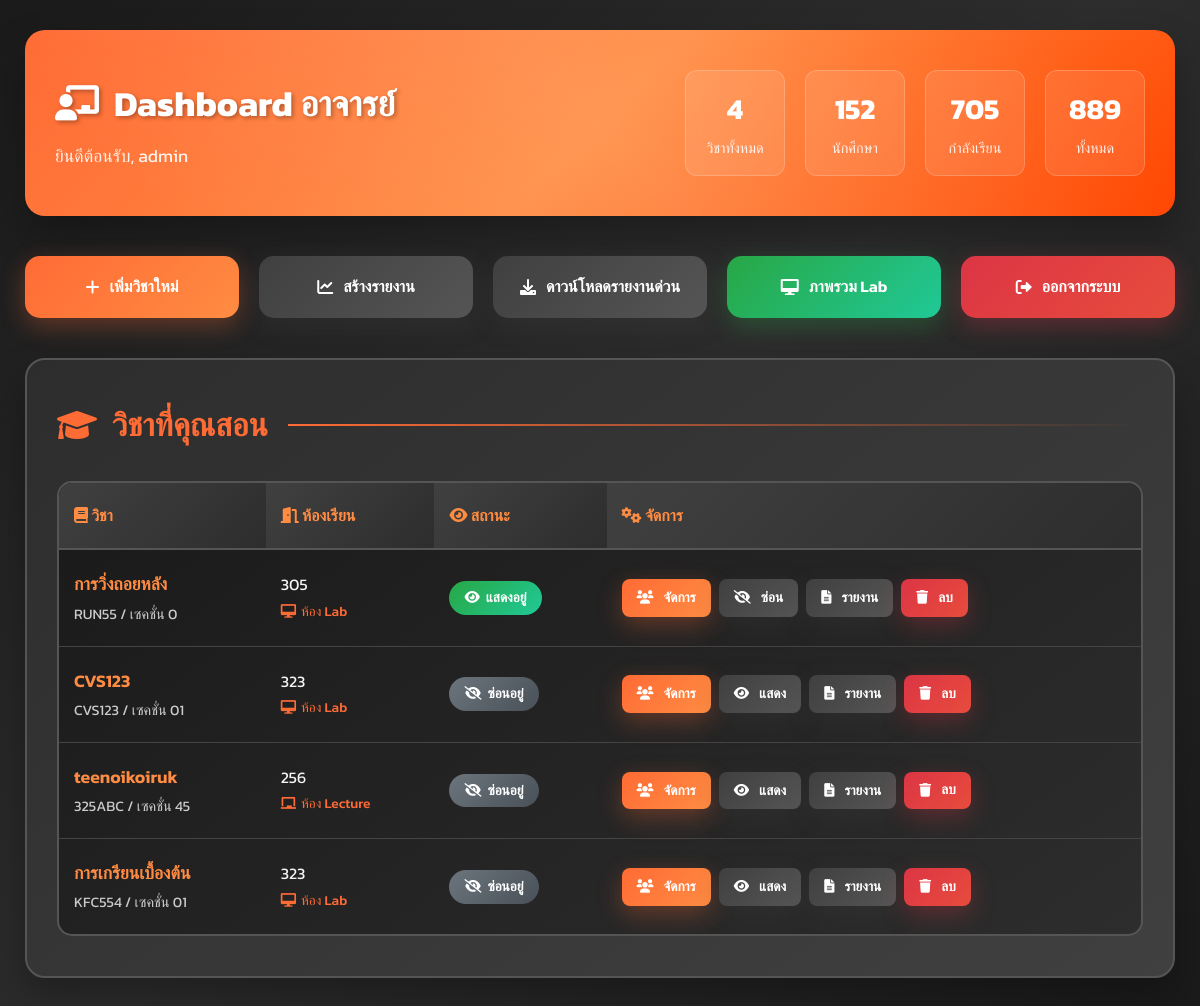
The app's page /teacher/dashboard.php (signed in) with its own data.
### tables this page shows
CREATE TABLE IF NOT EXISTS `courses` (
  `course_id` int NOT NULL,
  `course_name` varchar(255) NOT NULL,
  `course_code` varchar(100) DEFAULT NULL,
  `section` varchar(50) DEFAULT NULL,
  `instructor_name` varchar(255) DEFAULT NULL,
  `room_type` enum('lab','lecture') NOT NULL,
  `room_name` varchar(100) NOT NULL,
  `is_hidden` tinyint(1) DEFAULT '0',
  `created_by_user_id` int DEFAULT NULL,
  `created_at` datetime DEFAULT CURRENT_TIMESTAMP
);

### teacher/dashboard.php (the view, shortened to what this page needs)
<?php
require_once('../db_connect.php');
$teacher_id = $_SESSION['user_id'];
$stmt = $pdo->prepare("SELECT * FROM courses WHERE created_by_user_id = ? ORDER BY created_at DESC");
$stmt->execute([$teacher_id]);
$courses = $stmt->fetchAll(PDO::FETCH_ASSOC);
$stmt_stats = $pdo->prepare("
    SELECT
        COUNT(DISTINCT c.course_id) as total_courses,
        COUNT(DISTINCT cs.student_id) as total_students,
        COUNT(b.booking_id) as total_bookings,
        COUNT(CASE WHEN b.status = 'active' THEN 1 END) as active_bookings
    FROM courses c
    LEFT JOIN course_students cs ON c.course_id = cs.course_id
    LEFT JOIN bookings b ON c.course_id = b.course_id
    WHERE c.created_by_user_id = ?
");
$stmt_stats->execute([$teacher_id]);
$stats = $stmt_stats->fetch(PDO::FETCH_ASSOC);
?>
<!DOCTYPE html>
<html lang="th">
<head>
    <link href="https://cdnjs.cloudflare.com/ajax/libs/font-awesome/6.0.0/css/all.min.css" rel="stylesheet">
</head>
<body>
    <div class="container">
        <div class="header">
            <div class="header-content">
                <div class="header-left">
                    <h2><i class="fas fa-chalkboard-teacher"></i>Dashboard อาจารย์</h2>
                    <div class="header-subtitle">ยินดีต้อนรับ, <?php echo htmlspecialchars($_SESSION['username']); ?></div>
                </div>
                <div class="header-stats">
                    <div class="stat-item">
                        <div class="stat-number"><?php echo $stats['total_courses'] ?: '0'; ?></div>
                        <div class="stat-label">วิชาทั้งหมด</div>
                    </div>
                    <div class="stat-item">
                        <div class="stat-number"><?php echo $stats['total_students'] ?: '0'; ?></div>
                        <div class="stat-label">นักศึกษา</div>
                    </div>
                    <div class="stat-item">
                        <div class="stat-number"><?php echo $stats['active_bookings'] ?: '0'; ?></div>
                        <div class="stat-label">กำลังเรียน</div>
                    </div>
                    <div class="stat-item">
                        <div class="stat-number"><?php echo $stats['total_bookings'] ?: '0'; ?></div>
                        <div class="stat-label">ทั้งหมด</div>
                    </div>
                </div>
            </div>
        </div>
        <div class="action-buttons">
            <a href="add_course.php" class="btn btn-primary">
                <i class="fas fa-plus"></i>เพิ่มวิชาใหม่
            </a>
            <a href="report_selection.php" class="btn btn-secondary">
                <i class="fas fa-chart-line"></i>สร้างรายงาน
            </a>
            <a href="generate_report.php?type=all&week=all" class="btn btn-secondary">
                <i class="fas fa-download"></i>ดาวน์โหลดรายงานด่วน
            </a>
            <a href="lab_reservations_overview.php" class="btn btn-success">
                <i class="fas fa-desktop"></i>ภาพรวม Lab
            </a>
            <a href="logout.php" class="btn btn-danger">
                <i class="fas fa-sign-out-alt"></i>ออกจากระบบ
            </a>
        </div>
        <div class="courses-section">
            <h3><i class="fas fa-graduation-cap"></i>วิชาที่คุณสอน</h3>
            <?php if (count($courses) > 0): ?>
                <div class="table-container">
                    <table>
                        <thead>
                            <tr>
                                <th><i class="fas fa-book"></i> วิชา</th>
                                <th><i class="fas fa-door-open"></i> ห้องเรียน</th>
                                <th><i class="fas fa-eye"></i> สถานะ</th>
                                <th><i class="fas fa-cogs"></i> จัดการ</th>
                            </tr>
                        </thead>
                        <tbody>
                            <?php foreach ($courses as $course): ?>
                                <tr>
                                    <td>
                                        <div class="course-info">
                                            <div class="course-name"><?php echo htmlspecialchars($course['course_name']); ?></div>
                                            <div class="course-details"><?php echo htmlspecialchars($course['course_code'] . ' / เซคชั่น ' . $course['section']); ?></div>
                                        </div>
                                    </td>
                                    <td>
                                        <div><?php echo htmlspecialchars($course['room_name']); ?></div>
                                        <div class="room-type">
                                            <i class="fas fa-<?php echo $course['room_type'] == 'lab' ? 'desktop' : 'chalkboard'; ?>"></i>
                                            <?php echo htmlspecialchars($course['room_type'] == 'lab' ? 'ห้อง Lab' : 'ห้อง Lecture'); ?>
                                        </div>
                                    </td>
                                    <td>
                                        <span class="status-badge <?php echo $course['is_hidden'] ? 'status-hidden' : 'status-visible'; ?>">
                                            <i class="fas fa-<?php echo $course['is_hidden'] ? 'eye-slash' : 'eye'; ?>"></i>
                                            <?php echo $course['is_hidden'] ? 'ซ่อนอยู่' : 'แสดงอยู่'; ?>
                                        </span>
                                    </td>
                                    <td>
                                        <div class="table-actions">
                                            <a href="view_bookings.php?course_id=<?php echo $course['course_id']; ?>" class="btn btn-primary btn-sm">
                                                <i class="fas fa-users"></i>จัดการ
                                            </a>
                                            <a href="process_hide_show.php?course_id=<?php echo $course['course_id']; ?>&action=<?php echo $course['is_hidden'] ? 'show' : 'hide'; ?>" class="btn btn-secondary btn-sm">
                                                <i class="fas fa-<?php echo $course['is_hidden'] ? 'eye' : 'eye-slash'; ?>"></i><?php echo $course['is_hidden'] ? 'แสดง' : 'ซ่อน'; ?>
                                            </a>
                                            <a href="generate_report.php?course_id=<?php echo $course['course_id']; ?>" class="btn btn-secondary btn-sm">
                                                <i class="fas fa-file-alt"></i>รายงาน
                                            </a>
                                            <button type="button" class="btn btn-danger btn-sm" onclick="confirmDelete(<?php echo $course['course_id']; ?>, '<?php echo htmlspecialchars($course['course_name']); ?>', this)">
                                                <i class="fas fa-trash"></i>ลบ
                                            </button>
                                        </div>
                                    </td>
                                </tr>
                            <?php endforeach; ?>
                        </tbody>
                    </table>
                </div>
            <?php endif; ?>
        </div>
    </div>
</body>
</html>

### teacher/dashboard.php (style rules this page uses)
* { margin: 0; padding: 0; box-sizing: border-box; }
body { font-family: 'Kanit', sans-serif; background: linear-gradient(135deg, #1a1a1a 0%, #2d2d2d 50%, #1a1a1a 100%); color: #f5f5f5; line-height: 1.6; min-height: 100vh; }
.container { max-width: 1400px; margin: 0 auto; padding: 30px 25px; }
.header { background: linear-gradient(135deg, #ff6b35 0%, #ff8c42 50%, #ff4500 100%); color: white; padding: 40px 30px; border-radius: 20px; margin-bottom: 40px; box-shadow: 0 20px 40px rgba(0, 0, 0, 0.3); position: relative; overflow: hidden; }
.header::before { content: ''; position: absolute; top: -50%; left: -50%; width: 200%; height: 200%; background: linear-gradient(45deg, transparent 30%, rgba(255, 255, 255, 0.1) 50%, transparent 70%); animation: shimmer 4s infinite; }
.header-content { position: relative; z-index: 2; display: flex; justify-content: space-between; align-items: center; flex-wrap: wrap; gap: 20px; }
.header-left h2 { font-size: 2.2em; font-weight: 700; margin-bottom: 10px; text-shadow: 2px 2px 4px rgba(0, 0, 0, 0.3); }
.header-left i { margin-right: 15px; }
.header-subtitle { font-size: 1.1em; opacity: 0.9; }
.header-stats { display: flex; gap: 20px; flex-wrap: wrap; }
.stat-item { text-align: center; padding: 15px 20px; background: rgba(255, 255, 255, 0.1); border-radius: 12px; backdrop-filter: blur(10px); border: 1px solid rgba(255, 255, 255, 0.2); min-width: 100px; }
.stat-number { font-size: 1.8em; font-weight: 700; margin-bottom: 5px; }
.stat-label { font-size: 0.9em; opacity: 0.9; }
.action-buttons { display: grid; grid-template-columns: repeat(auto-fit, minmax(200px, 1fr)); gap: 20px; margin-bottom: 40px; }
.btn { display: inline-flex; align-items: center; justify-content: center; padding: 18px 25px; text-decoration: none; border-radius: 15px; font-weight: 600; font-size: 1em; transition: all 0.3s ease; border: none; cursor: pointer; position: relative; overflow: hidden; }
.btn i { margin-right: 10px; }
.btn-primary { background: linear-gradient(135deg, #ff6b35 0%, #ff8c42 100%); color: white; box-shadow: 0 8px 25px rgba(255, 107, 53, 0.3); }
.btn-secondary { background: linear-gradient(135deg, #404040 0%, #555 100%); color: white; box-shadow: 0 8px 25px rgba(64, 64, 64, 0.3); }
.btn-success { background: linear-gradient(135deg, #28a745 0%, #20c997 100%); color: white; box-shadow: 0 8px 25px rgba(40, 167, 69, 0.3); }
.btn-danger { background: linear-gradient(135deg, #dc3545 0%, #e74c3c 100%); color: white; box-shadow: 0 8px 25px rgba(220, 53, 69, 0.3); }
.courses-section { background: linear-gradient(145deg, #2d2d2d 0%, #404040 100%); border-radius: 20px; padding: 40px 30px; box-shadow: 0 20px 40px rgba(0, 0, 0, 0.3); border: 2px solid #555; }
.courses-section h3 { color: #ff6b35; font-size: 2em; font-weight: 700; margin-bottom: 30px; display: flex; align-items: center; }
.courses-section h3 i { margin-right: 15px; }
.courses-section h3::after { content: ''; flex: 1; height: 2px; background: linear-gradient(90deg, #ff6b35, transparent); margin-left: 20px; }
.table-container { overflow-x: auto; border-radius: 15px; border: 2px solid #555; background: linear-gradient(145deg, #1a1a1a 0%, #2d2d2d 100%); }
table { width: 100%; border-collapse: collapse; }
th { background: linear-gradient(135deg, #404040 0%, #2d2d2d 100%); color: #ff8c42; padding: 20px 15px; text-align: left; font-weight: 600; font-size: 1em; border-bottom: 2px solid #555; }
th:first-child { border-radius: 13px 0 0 0; }
th:last-child { border-radius: 0 13px 0 0; }
td { padding: 20px 15px; border-bottom: 1px solid #444; vertical-align: middle; color: #f5f5f5; }
tr:last-child td { border-bottom: none; }
.status-badge { padding: 6px 15px; border-radius: 25px; font-size: 0.85em; font-weight: 600; text-transform: uppercase; display: inline-flex; align-items: center; gap: 6px; }
.status-visible { background: linear-gradient(135deg, #28a745 0%, #20c997 100%); color: white; }
.status-hidden { background: linear-gradient(135deg, #6c757d 0%, #495057 100%); color: white; }
.table-actions { display: flex; gap: 8px; flex-wrap: wrap; }
.btn-sm { padding: 8px 15px; font-size: 0.85em; border-radius: 8px; }
.course-info { display: flex; flex-direction: column; gap: 4px; }
.course-name { font-weight: 600; color: #ff8c42; font-size: 1.1em; }
.course-details { font-size: 0.9em; color: #ccc; }
.room-type { display: inline-flex; align-items: center; gap: 5px; font-size: 0.85em; color: #ff6b35; font-weight: 500; }

### records on screen
courses: course_name "การวิ่งถอยหลัง", course_code+section "RUN55 / เซคชั่น 0", room_name "305", room_type "ห้อง Lab", is_hidden "แสดงอยู่"
courses: course_name "CVS123", course_code+section "CVS123 / เซคชั่น 01", room_name "323", room_type "ห้อง Lab", is_hidden "ซ่อนอยู่"
courses: course_name "teenoikoiruk", course_code+section "325ABC / เซคชั่น 45", room_name "256", room_type "ห้อง Lecture", is_hidden "ซ่อนอยู่"
courses: course_name "การเกรียนเบื้องต้น", course_code+section "KFC554 / เซคชั่น 01", room_name "323", room_type "ห้อง Lab", is_hidden "ซ่อนอยู่"

### other values on screen
$_SESSION['username'] "admin"
$stats['total_courses'] ?: '0' "4"
$stats['total_students'] ?: '0' "152"
$stats['active_bookings'] ?: '0' "705"
$stats['total_bookings'] ?: '0' "889"
